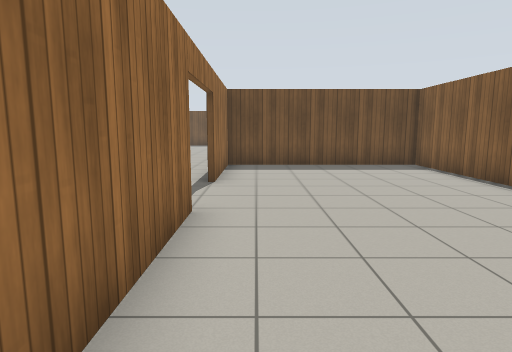
view 1 (above)

16 first-person views from a walk through a robot-simulator world made for Gazebo. The camera is 1.2 m above the floor, tilts 8° down and sees 75° across. The floor is counted in squares, 1 m on a side. Each view is taken from the middle of a square. On the plan, view 1 faces up. The plan holds only what a view shows up to about 13 squares ahead; the rest is blank. Simple patterns stand in for the simulator's built-in surfaces.

view 2
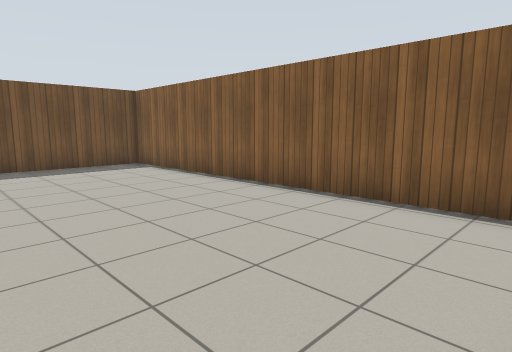

view 3
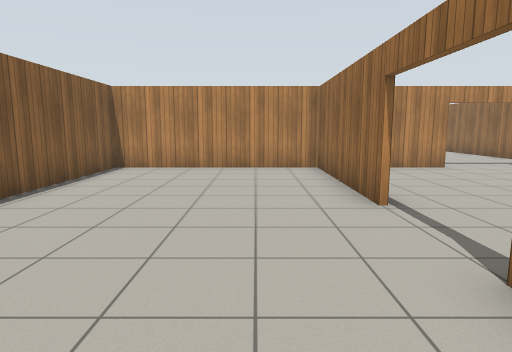

view 4
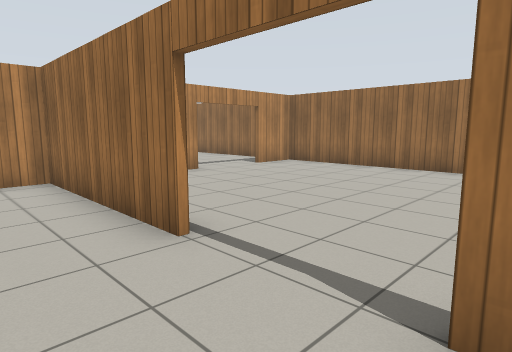

view 5
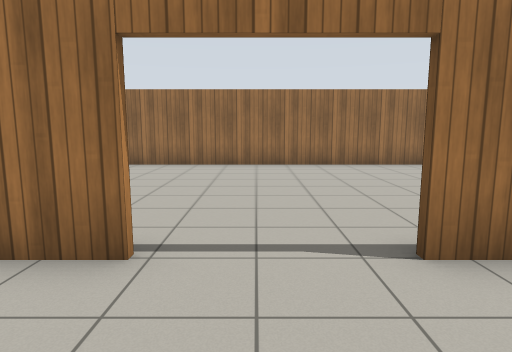

view 6
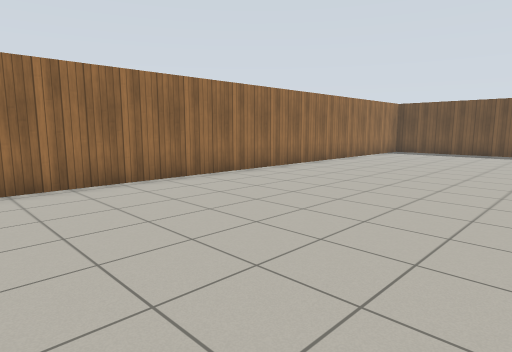

view 7
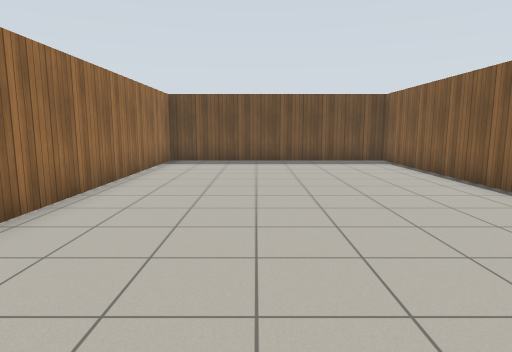

view 8
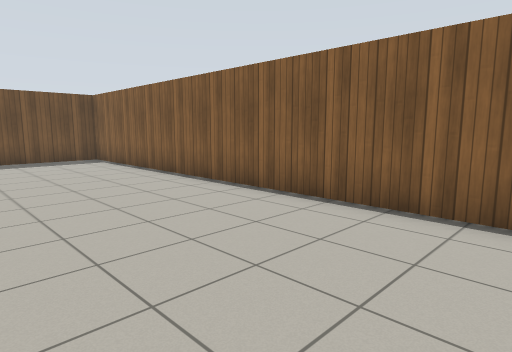

view 9
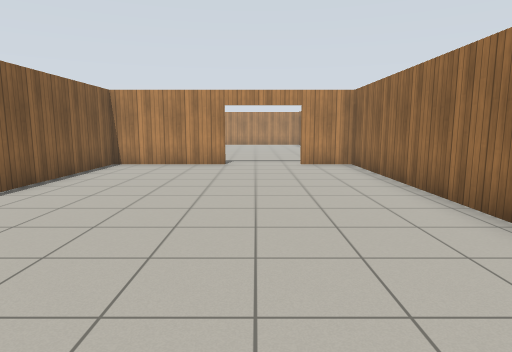

view 10
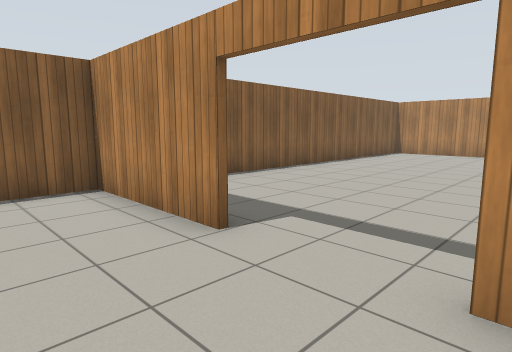

view 11
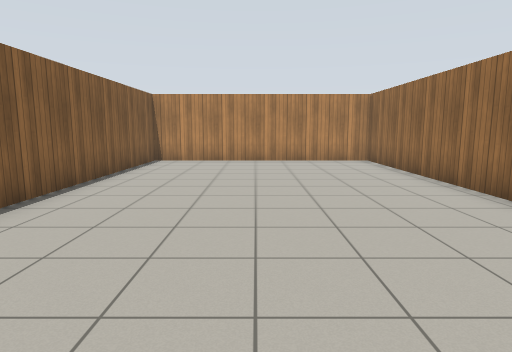

view 12
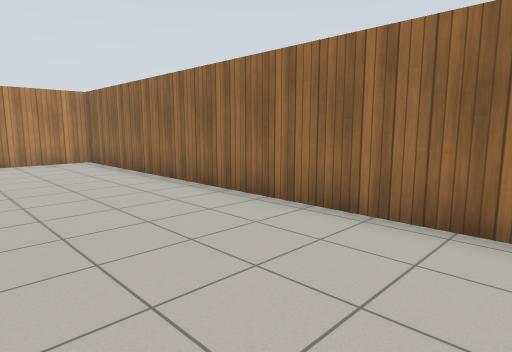

view 13
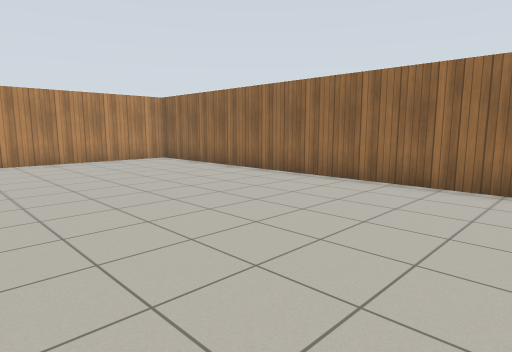

view 14
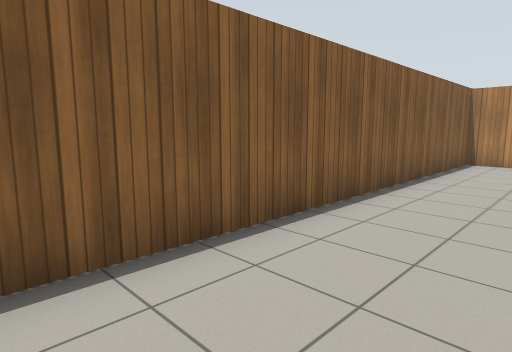

view 15
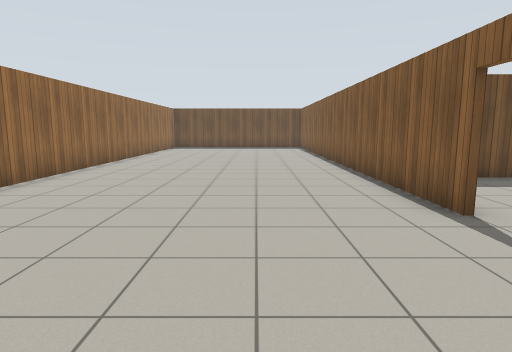

view 16
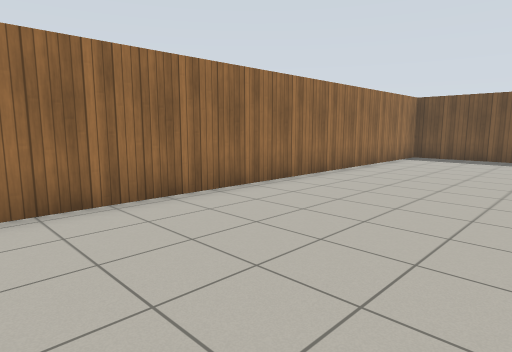

### Floor plan
Points are (right, up) in squares from view 1. A wall is a line through its corners. A room is listed if a view was taken in it or the views show most of it. See-through windows are left out.
Room 1 (views 1, 2, 3, 4, 5)
walls: (-0.9, 4.9) (-0.9, -0.5); (-1, -0.4) (5.4, -0.4) (5.4, 11.3) (-0.9, 11.3) (-0.9, 7.5)
ways out: open door at (-1, 6) to room 2
Room 2 (views 6, 7, 8, 9, 10, 15, 16)
walls: (-1.1, 7.5) (-1.1, 24.8) (-9.3, 24.8) (-9.3, -0.4) (-7.5, -0.4); (-5, -0.4) (-1, -0.4); (-1.1, -0.5) (-1.1, 4.7)
ways out: open door at (-1, 6) to room 1; open door at (-6, -0.5) to room 3
Room 3 (views 11, 12, 13, 14)
walls: (-9.3, -2.5) (-9.3, -14.9) (-1.1, -14.9) (-1.1, -2.3)
ways out: open door at (-6, -0.5) to room 2

Where each view was taken, in squares from view 1:
view 1: 0 up, 0 right, facing up
view 2: 0 up, 0 right, facing up-right
view 3: 10 up, 1 right, facing down
view 4: 8 up, 1 right, facing down-left
view 5: 6 up, 2 right, facing left
view 6: 7 up, 2 left, facing up-left
view 7: 12 up, 6 left, facing up
view 8: 11 up, 6 left, facing up-right
view 9: 11 up, 6 left, facing down
view 10: 2 up, 8 left, facing down-right
view 11: 2 down, 5 left, facing down
view 12: 2 down, 5 left, facing down-left
view 13: 2 down, 2 left, facing down-left
view 14: 2 down, 4 left, facing down-right
view 15: 3 up, 4 left, facing up
view 16: 10 up, 4 left, facing up-left
